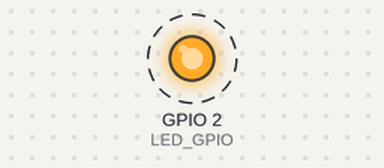
This program was run on a simulated ESP32. On the bench: output pins drawn as LEDs (lit = HIGH). Dashed ring = blinking.

Above: at 0.2 s.
Timing chart, 0 to 3.0 s (numbered marks = the images above):
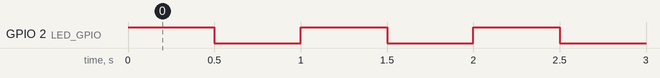

The program:

main.cpp
```cpp
#include "driver/gpio.h"
#include "esp_log.h"
#include "freertos/FreeRTOS.h"
#include "freertos/task.h"

static const char *TAG = "main";

#define LED_GPIO  GPIO_NUM_2   // Onboard LED on most ESP32 dev boards

void main_task(void *pvParameters)
{
    bool led_on = false;
    while (1) {
        led_on = !led_on;
        gpio_set_level(LED_GPIO, led_on ? 1 : 0);
        ESP_LOGI(TAG, "LED %s", led_on ? "on" : "off");
        vTaskDelay(pdMS_TO_TICKS(500));
    }
}

extern "C" void app_main(void)
{
    gpio_reset_pin(LED_GPIO);
    gpio_set_direction(LED_GPIO, GPIO_MODE_OUTPUT);

    ESP_LOGI(TAG, "Hello from ESP32!");
    xTaskCreate(main_task, "main_task", 4096, NULL, 5, NULL);
}
```

Measured:
- by itself, GPIO 2 (LED_GPIO): alternates HIGH for 0.50 s and LOW for 0.50 s
